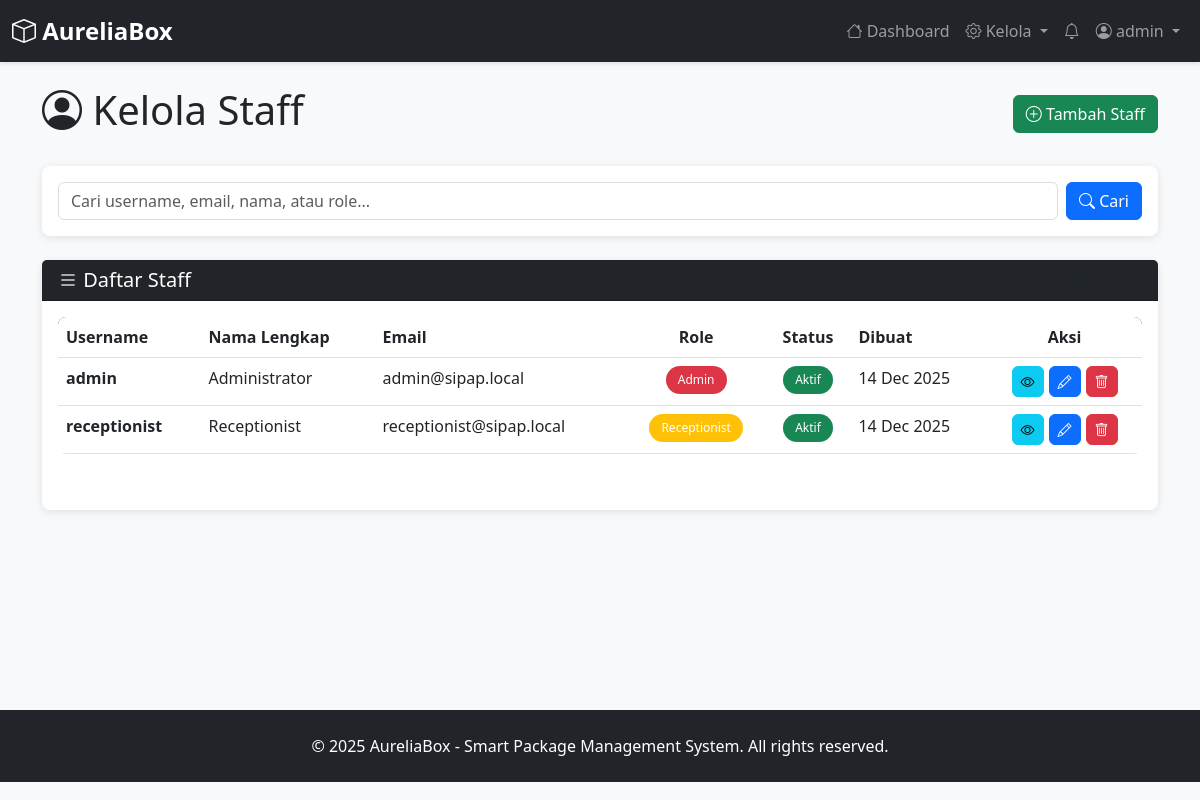
The page /admin/users.php (signed in) on the database its author committed.
### tables this page shows
CREATE TABLE users (
    id INT PRIMARY KEY AUTO_INCREMENT,
    username VARCHAR(50) UNIQUE NOT NULL,
    email VARCHAR(100) UNIQUE NOT NULL,
    password VARCHAR(255) NOT NULL,
    role ENUM('admin', 'receptionist', 'resident') NOT NULL,
    nama_lengkap VARCHAR(100) NOT NULL,
    is_active TINYINT(1) DEFAULT 1,
    created_at TIMESTAMP DEFAULT CURRENT_TIMESTAMP,
    updated_at TIMESTAMP DEFAULT CURRENT_TIMESTAMP ON UPDATE CURRENT_TIMESTAMP,
    INDEX idx_username (username),
    INDEX idx_role (role)
);

### config/session.php (called while the page is built, shortened)
<?php
function isLoggedIn() {
    return isset($_SESSION['user_id']);
}
function hasRole($role) {
    return isset($_SESSION['role']) && $_SESSION['role'] === $role;
}
?>

### config/pagination.php (called while the page is built, shortened)
<?php
class Pagination {
    private $items_per_page = 10;
    private $current_page = 1;
    public function __construct($conn, $items_per_page = 10) {
        $this->items_per_page = $items_per_page;
        $this->current_page = isset($_GET['page']) ? max(1, intval($_GET['page'])) : 1;
    }
    public function getOffset() {
        return ($this->current_page - 1) * $this->items_per_page;
    }
    public function getLimit() {
        return $this->items_per_page;
    }
}
?>

### admin/users.php (the view, shortened to what this page needs)
<?php
require_once __DIR__ . '/../config/database.php';
require_once __DIR__ . '/../config/session.php';
require_once __DIR__ . '/../config/pagination.php';
$search = isset($_GET['search']) ? trim($_GET['search']) : '';
$where_clause = " WHERE role IN ('admin', 'receptionist')";
$count_query = "SELECT COUNT(*) as total FROM users" . $where_clause;
$count_result = $conn->query($count_query);
$count_row = $count_result->fetch_assoc();
$total_items = $count_row['total'];
$pagination = new Pagination($conn, 10);
$pagination->setTotalItems($total_items);
$offset = $pagination->getOffset();
$limit = $pagination->getLimit();
$query = "SELECT id, username, email, role, nama_lengkap, is_active, created_at
         FROM users" .
         $where_clause . "
         ORDER BY created_at DESC
         LIMIT $offset, $limit";
$result = $conn->query($query);
?>
<?php require_once __DIR__ . '/../includes/header.php'; ?>
<?php require_once __DIR__ . '/../includes/navbar.php'; ?>
<div class="container-fluid container-main py-4">
    <div class="container-lg">
        <div class="d-flex justify-content-between align-items-center mb-4">
            <h1><i class="bi bi-person-circle"></i> Kelola Staff</h1>
            <a href="<?php echo BASE_URL; ?>/admin/users_add.php" class="btn btn-success">
                <i class="bi bi-plus-circle"></i> Tambah Staff
            </a>
        </div>
        <div class="card mb-4">
            <div class="card-body">
                <form method="GET" class="d-flex gap-2">
                    <div class="flex-grow-1">
                        <input type="text" class="form-control" name="search" placeholder="Cari username, email, nama, atau role..."
                               value="<?php echo htmlspecialchars($search); ?>">
                    </div>
                    <button type="submit" class="btn btn-primary">
                        <i class="bi bi-search"></i> Cari
                    </button>
                </form>
            </div>
        </div>
        <div class="card">
            <div class="card-header bg-dark text-white d-flex justify-content-between align-items-center">
                <h5 class="mb-0"><i class="bi bi-list"></i> Daftar Staff</h5>
                <small class="text-muted"><?php echo $pagination->getInfo(); ?></small>
            </div>
            <div class="card-body">
                <?php
                if ($result && $result->num_rows > 0):
                ?>
                <div class="table-responsive">
                    <table class="table table-hover">
                        <thead>
                            <tr>
                                <th>Username</th>
                                <th>Nama Lengkap</th>
                                <th>Email</th>
                                <th style="text-align: center;">Role</th>
                                <th style="text-align: center;">Status</th>
                                <th>Dibuat</th>
                                <th style="text-align: center;">Aksi</th>
                            </tr>
                        </thead>
                        <tbody>
                            <?php while ($row = $result->fetch_assoc()): ?>
                            <tr>
                                <td><strong><?php echo htmlspecialchars($row['username']); ?></strong></td>
                                <td><?php echo htmlspecialchars($row['nama_lengkap']); ?></td>
                                <td><?php echo htmlspecialchars($row['email']); ?></td>
                                <td style="text-align: center;">
                                    <?php
                                    $role_badges = [
                                        'admin' => 'danger',
                                        'receptionist' => 'warning',
                                        'resident' => 'primary'
                                    ];
                                    $role_text = [
                                        'admin' => 'Admin',
                                        'receptionist' => 'Receptionist',
                                        'resident' => 'Resident'
                                    ];
                                    $role = $row['role'] ?? 'unknown';
                                    $badge_color = $role_badges[$role] ?? 'secondary';
                                    $role_display = $role_text[$role] ?? ucfirst($role);
                                    ?>
                                    <span class="badge bg-<?php echo $badge_color; ?>">
                                        <?php echo htmlspecialchars($role_display); ?>
                                    </span>
                                </td>
                                <td style="text-align: center;">
                                    <span class="badge <?php echo $row['is_active'] ? 'bg-success' : 'bg-secondary'; ?>">
                                        <?php echo $row['is_active'] ? 'Aktif' : 'Nonaktif'; ?>
                                    </span>
                                </td>
                                <td><?php echo date('d M Y', strtotime($row['created_at'])); ?></td>
                                <td style="text-align: center;">
                                    <div style="display: flex; gap: 5px; justify-content: center;">
                                    <a href="<?php echo BASE_URL; ?>/admin/users_read.php?id=<?php echo $row['id']; ?>"
                                       class="btn btn-sm btn-info" title="Lihat Detail">
                                        <i class="bi bi-eye"></i>
                                    </a>
                                    <a href="<?php echo BASE_URL; ?>/admin/users_edit.php?id=<?php echo $row['id']; ?>"
                                       class="btn btn-sm btn-primary" title="Edit">
                                        <i class="bi bi-pencil"></i>
                                    </a>
                                    <?php if ($row['id'] !== $_SESSION['user_id']): ?>
                                    <a href="<?php echo BASE_URL; ?>/admin/users_delete.php?id=<?php echo $row['id']; ?>"
                                       class="btn btn-sm btn-danger" title="Hapus"
                                       onclick="return confirm('Apakah Anda yakin ingin menghapus staff ini?')">
                                        <i class="bi bi-trash"></i>
                                    </a>
                                    <?php endif; ?>
                                    </div>
                                </td>
                            </tr>
                            <?php endwhile; ?>
                        </tbody>
                    </table>
                </div>
                <?php endif; ?>
            </div>
        </div>
    </div>
</div>
<?php require_once __DIR__ . '/../includes/footer.php'; ?>

### includes/header.php (shortened to what this page needs)
<?php
require_once __DIR__ . '/../config/session.php';
?>
<!DOCTYPE html>
<html lang="id">
<head>
    <link rel="stylesheet" href="https://cdn.jsdelivr.net/npm/bootstrap@5.3.0/dist/css/bootstrap.min.css">
    <link rel="stylesheet" href="https://cdn.jsdelivr.net/npm/bootstrap-icons@1.11.0/font/bootstrap-icons.css">
    <link rel="stylesheet" href="<?php echo BASE_URL; ?>/assets/css/style.css?v=<?php echo time(); ?>">
</head>
<body>

### includes/navbar.php (shortened to what this page needs)
<nav class="navbar navbar-expand-lg navbar-dark bg-dark sticky-top">
    <div class="container-fluid">
        <a class="navbar-brand" href="<?php echo BASE_URL; ?>" title="THE GRAND AURELIA RESIDENCE">
            <i class="bi bi-box"></i> AureliaBox
        </a>
        <div class="collapse navbar-collapse" id="navbarNav">
            <ul class="navbar-nav ms-auto">
                <?php if (isLoggedIn()): ?>
                <li class="nav-item">
                    <a class="nav-link" href="<?php echo BASE_URL; ?>/dashboard.php">
                        <i class="bi bi-house"></i> Dashboard
                    </a>
                </li>
                <?php if (hasRole('admin')): ?>
                <li class="nav-item dropdown">
                    <a class="nav-link dropdown-toggle" href="#" id="adminMenu" role="button" data-bs-toggle="dropdown">
                        <i class="bi bi-gear"></i> Kelola
                    </a>
                </li>
                <?php endif; ?>
                <li class="nav-item dropdown">
                    <a class="nav-link" href="<?php echo BASE_URL; ?>/modules/notifikasi/list.php" id="notifikasiDropdown" role="button" data-bs-toggle="dropdown">
                        <i class="bi bi-bell"></i>
                    </a>
                </li>
                <li class="nav-item dropdown">
                    <a class="nav-link dropdown-toggle" href="#" id="userMenu" role="button" data-bs-toggle="dropdown">
                        <i class="bi bi-person-circle"></i> <?php echo $_SESSION['username']; ?>
                    </a>
                </li>
                <?php endif; ?>
            </ul>
        </div>
    </div>
</nav>

### includes/footer.php (shortened to what this page needs)
    <footer class="bg-dark text-white mt-5 py-4">
        <div class="container text-center">
            <p class="mb-0">&copy; 2025 AureliaBox - Smart Package Management System. All rights reserved.</p>
        </div>
    </footer>
</body>
</html>

### assets/css/style.css (style rules this page uses)
:root { --primary-color: #2c3e50; --secondary-color: #27ae60; --danger-color: #e74c3c; --warning-color: #f39c12; --info-color: #3498db; }
body { background-color: #f8f9fa; font-family: 'Segoe UI', Tahoma, Geneva, Verdana, sans-serif; }
.navbar { box-shadow: 0 2px 4px rgba(0,0,0,0.1); }
.navbar-brand { font-weight: bold; font-size: 1.5rem; }
.card { border: none; border-radius: 8px; box-shadow: 0 2px 8px rgba(0,0,0,0.1); transition: transform 0.3s ease, box-shadow 0.3s ease; }
.btn { border-radius: 6px; font-weight: 500; }
.table { border-radius: 8px; overflow: hidden; }
.table thead { background-color: var(--primary-color); color: white; }
.badge { padding: 0.5rem 0.75rem; border-radius: 20px; font-weight: 500; }
.form-control, .form-select { border-radius: 6px; border: 1px solid #ddd; }
footer { margin-top: auto; }
.container-main { min-height: calc(100vh - 200px); }
.form-control, .form-select { transition: border-color 0.3s ease, box-shadow 0.3s ease; }

### rows shown on the page
users: username "admin", nama_lengkap "Administrator", email "admin@sipap.local", role "Admin", is_active "Aktif", created_at "14 Dec 2025"
users: username "receptionist", nama_lengkap "Receptionist", email "receptionist@sipap.local", role "Receptionist", is_active "Aktif", created_at "14 Dec 2025"

### other values the page prints
$_SESSION['username'] "admin"
